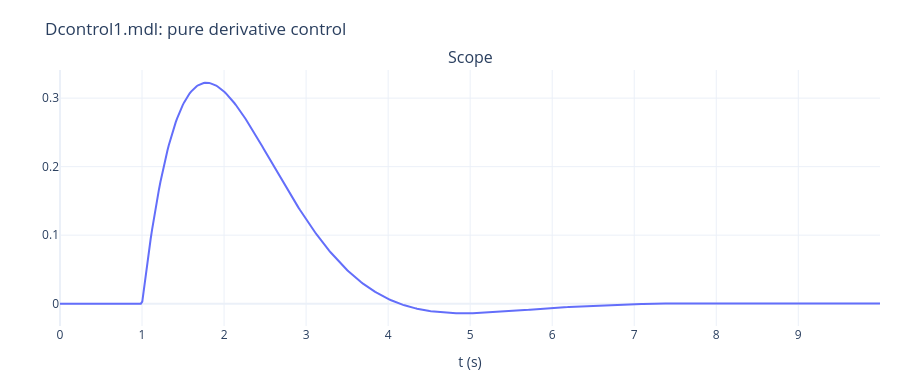
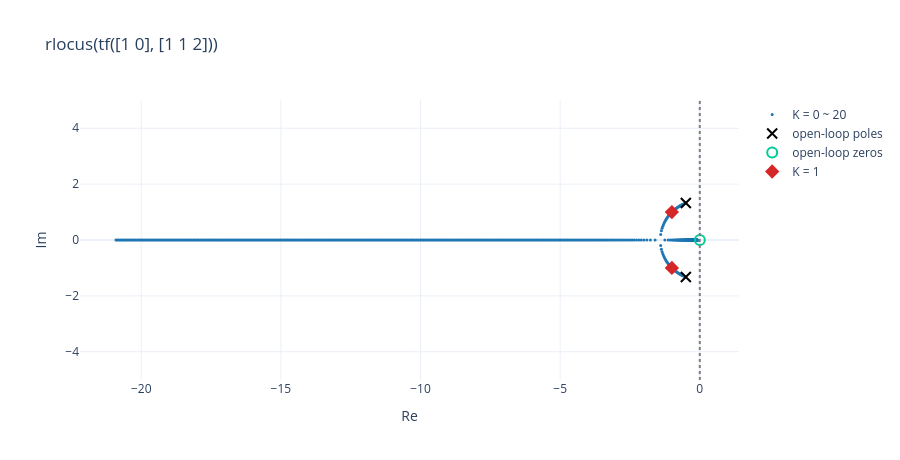

The notebook cell saved with these charts, in order:
### Markdown cell above
## 5. 純 D 控制 `Dcontrol1.mdl`

Step（$t=1$）→ Sum → Gain（1）→ Derivative → $\dfrac{1}{s^2+s+2}$，模擬 10 秒（MaxStep 0.001）。
閉迴路 $\dfrac{Y}{R}=\dfrac{s}{s^2+2s+2}$（網頁 `sys1=tf([1 0],[1 1 2])` 的根軌跡）。

**Derivative 方塊與步階**：設定值在 $t=1$ 跳變，$\dot e$ 在那一瞬間是脈衝 $\delta(t-1)$（Simulink 以極短時間的大數值近似），
受控體因此被「踢」一下。Python 這邊用 `kicks`：$t=1$ 時讓受控體狀態瞬間增加 $B\cdot1$；其餘時間 D 項為 $-\dot y$。
結果就是 $\dfrac{1}{s^2+2s+2}$ 的脈衝響應：$y=e^{-(t-1)}\sin(t-1)$，最後回到 0 —— 純 D 控制無法讓輸出停在設定值。

### Code cell
def rhs(t, x):
    return Gp.dx(x, -Gp.dy(x))                                        # t ≠ 1 時 de/dt = −y'


t, X = simulate(rhs, np.zeros(2), 10, breaks=(1,), kicks={1.0: Gp.B * 1.0}, dt=0.001)
y = Gp.C @ X
tau = np.clip(t - 1, 0, None)
y_exact = np.where(t >= 1, np.exp(-tau) * np.sin(tau), 0)
print(f"Dcontrol1: max |y - analytic| = {np.abs(y - y_exact).max():.1e}, y(10) = {y[-1]:.4f}")
scope(t, {"Scope": [("y", y)]}, "Dcontrol1.mdl: pure derivative control", h=380)
rlocus([1, 0], [1, 1, 2], np.linspace(0, 20, 401), marks=[(1, "#d62728")], title="rlocus(tf([1 0], [1 1 2]))")

### Figure 1 — Plotly figure (JSON) as saved in the notebook; plotly's stock layout.template omitted (floating-point values rounded to 4 significant figures; data arrays with more than 128 entries replaced by an {"elided": "..."} marker saying what was removed)
{"data": [{"mode": "lines", "name": "y", "type": "scatter", "x": {"elided": "589 float values"}, "xaxis": "x", "y": {"elided": "589 float values"}, "yaxis": "y"}], "layout": {"annotations": [{"font": {"size": 16}, "showarrow": false, "text": "Scope", "x": 0.5, "xanchor": "center", "xref": "paper", "y": 1.0, "yanchor": "bottom", "yref": "paper"}], "height": 380, "margin": {"b": 50, "l": 60, "r": 20, "t": 70}, "title": {"text": "Dcontrol1.mdl: pure derivative control"}, "xaxis": {"anchor": "y", "domain": [0.0, 1.0], "title": {"text": "t (s)"}}, "yaxis": {"anchor": "x", "domain": [0.0, 1.0]}}}

### Figure 2 — Plotly figure (JSON) as saved in the notebook; plotly's stock layout.template omitted (floating-point values rounded to 4 significant figures; data arrays with more than 128 entries replaced by an {"elided": "..."} marker saying what was removed)
{"data": [{"marker": {"color": "#1f77b4", "size": 3}, "mode": "markers", "name": "K = 0 ~ 20", "type": "scatter", "x": {"elided": "802 float values"}, "y": {"elided": "802 float values"}}, {"marker": {"line": {"color": "black", "width": 2}, "size": 10, "symbol": "x-thin"}, "mode": "markers", "name": "open-loop poles", "type": "scatter", "x": [-0.5, -0.5], "y": [1.323, -1.323]}, {"marker": {"line": {"color": "black", "width": 2}, "size": 10, "symbol": "circle-open"}, "mode": "markers", "name": "open-loop zeros", "type": "scatter", "x": [0.0], "y": [0.0]}, {"marker": {"color": "#d62728", "size": 11, "symbol": "diamond"}, "mode": "markers", "name": "K = 1", "type": "scatter", "x": [-1.0, -1.0], "y": [1.0, -1.0]}], "layout": {"height": 460, "shapes": [{"line": {"color": "gray", "dash": "dot"}, "type": "line", "x0": 0, "x1": 0, "xref": "x", "y0": 0, "y1": 1, "yref": "y domain"}], "title": {"text": "rlocus(tf([1 0], [1 1 2]))"}, "xaxis": {"title": {"text": "Re"}}, "yaxis": {"scaleanchor": "x", "title": {"text": "Im"}}}}
